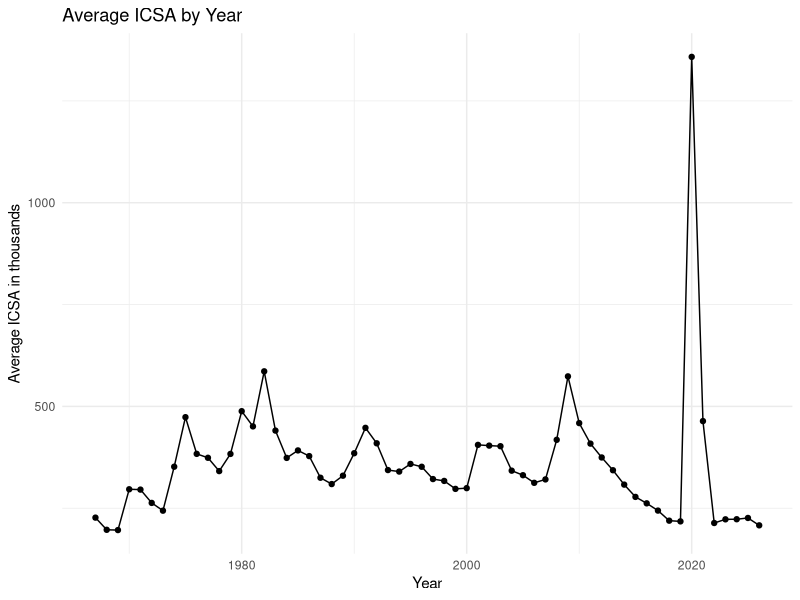

Recreate this plot in R.
## ---- chunk 1
#| label: setup
#| message: false
#| warning: false
library(tidyverse)

claims <- read_csv("ICSA.csv")
## ---- chunk 2
glimpse(claims)

claims %>%
    mutate(month = month(observation_date, label = TRUE)) %>%
    group_by(month) %>%
    summarise(ICSA = mean(ICSA)) %>%
    filter(ICSA == min(ICSA))

## ---- chunk 3
sum_claims <- claims %>%
    mutate(year = year(observation_date)) %>%
    group_by(year) %>%
    summarise(avg_ICSA = mean(ICSA) / 1000)

sum_claims %>%
    filter(year != 2020) %>%
    slice_max(avg_ICSA, n = 1)

sum_claims %>%
    ggplot(aes(x = year, y = avg_ICSA)) +
    geom_line() +
    geom_point() +
    labs(
        title = "Average ICSA by Year",
        x = "Year",
        y = "Average ICSA in thousands"
    ) +
    theme_minimal()

